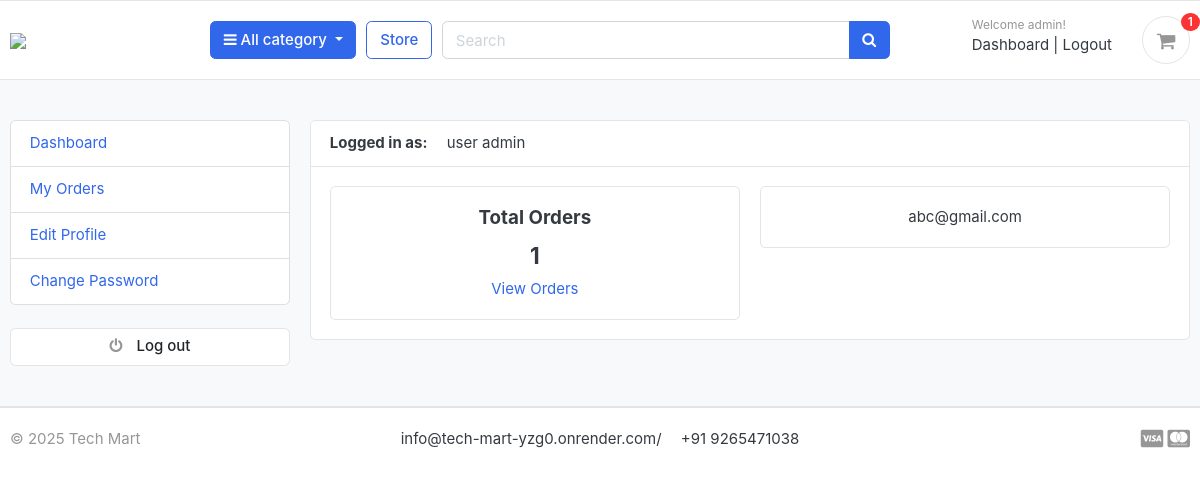
Screenshot of /accounts/dashboard/ (signed in) with the database file from the repository.
### accounts/models.py (models this page shows, shortened)
class Account(AbstractBaseUser):
    first_name    = models.CharField(max_length=50)
    last_name     = models.CharField(max_length=50)
    username      = models.CharField(max_length=50, unique=True)
    email         = models.EmailField(max_length=100, unique=True)
    phone_number  = models.CharField(max_length=50)
    date_joined   = models.DateTimeField(auto_now_add=True)
    last_login    = models.DateTimeField(auto_now_add=True)
    is_admin      = models.BooleanField(default=False)
    is_staff      = models.BooleanField(default=False)
    is_active     = models.BooleanField(default=False)
    is_superadmin      = models.BooleanField(default=False)
    USERNAME_FIELD = 'email'
    REQUIRED_FIELDS =  ['username','first_name','last_name']
    objects = MyAccountManager()
    def full_name(self):
        return f'{self.first_name} {self.last_name}'

### accounts/views.py (the view)
# urls.py: path('dashboard/', views.dashboard, name = 'dashboard'),
@login_required(login_url = 'login')
def dashboard(request):
    orders = Order.objects.filter(user_id=request.user.id, is_ordered=True).order_by('-created_at')
    orders_count = orders.count()
    userprofile = userProfile.objects.get_or_create(user_id=request.user.id)
    context = {
        'orders_count': orders_count,
        'userprofile': userprofile,
    }
    return render(request, 'accounts/dashboard.html', context)

### carts/context_processors.py (called while the page is built)
def counter(request):
    cart_count = 0
    if 'admin' in request.path:
        return {}
    else :
        try:
            cart = Cart.objects.filter(cart_id = _cart_id(request))
            if request.user.is_authenticated:
                cart_items = CartItem.objects.all().filter(user=request.user)
            else:
                cart_items = CartItem.objects.all().filter(cart=cart[:1])
            for cart_item in cart_items:
                cart_count += cart_item.quantity
        except Cart.DoesNotExist:
            cart_count = 0
    return dict(cart_count = cart_count)

### carts/views.py (called while the page is built)
def _cart_id(request):
    cart = request.session.session_key
    if not cart:
        cart = request.session.create()
    return cart

### category/context_processor.py (called while the page is built)
def menu_links(request):
    links = category.objects.all()
    return dict(links=links)

### category/models.py (called while the page is built)
    def get_url(self):
        return reverse('products_by_category', args=[self.slug])

### templates/accounts/dashboard.html (shortened to what this page needs)
{% extends 'base.html' %}
{% block content %}
<section class="section-conten padding-y bg">
<div class="container">
	<div class="row">
	{% include 'includes/dashboard_sidebar.html' %}
	<main class="col-md-9">
		<article class="card">
		<header class="card-header">
			<strong class="d-inline-block mr-3">Logged in as:</strong>
			<span>{{user.full_name}}</span>
		</header>
		<div class="card-body">
			<div class="row">
			<div class="col-md-6">
				<div class="card" style="text-align:center;">
					<div class="card-body">
						<h5 class="card-title">Total Orders</h5>
						<h4>{{orders_count}}</h4>
						<a href="{% url 'my_orders' %}">View Orders</a>
					</div>
				</div>
			</div>
			<div class="col-md-6">
				<div class="card" style="text-align:center;">
					<div class="card-body">
						<p class="mb-0">{{user.email}}</p>
					</div>
				</div>
			</div>
			</div>
		</div>
		</article>
	</main>
</div>
</div>
</section>
{% endblock %}

### templates/includes/navbar.html (shortened to what this page needs)
{% load static %}
<header class="section-header">
    <section class="header-main border-bottom">
        <div class="container">
    <div class="row align-items-center">
        <div class="col-lg-2 col-md-3 col-6">
            <a href="{% url "home" %}" class="brand-wrap">
                <img class="logo" src="{% static './images/logo1.png' %}">
            </a>
        </div>
        <div class="col-lg col-sm col-md col-6 flex-grow-0">
            <div class="category-wrap dropdown d-inline-block float-right">
                <button type="button" class="btn btn-primary dropdown-toggle" data-toggle="dropdown">
                    <i class="fa fa-bars"></i> All category
                </button>
            </div>
        </div>
        <a href="{% url "store" %}" class="btn btn-outline-primary">Store</a>
        <div class="col-lg  col-md-6 col-sm-12 col">
            <form action="{% url 'search'%}" class="search" method="GET">
                <div class="input-group w-100">
                    <input type="text" class="form-control" style="width:60%;" placeholder="Search" name="keyword">
                    <div class="input-group-append">
                      <button class="btn btn-primary" type="submit">
                        <i class="fa fa-search"></i>
                      </button>
                    </div>
                </div>
            </form>
        </div>
        <div class="col-lg-3 col-sm-6 col-8 order-2 order-lg-3">
                    <div class="d-flex justify-content-end mb-3 mb-lg-0">
                        {% if user.id is None %}
                        <div class="widget-header">
                            <small class="title text-muted">Welcome guest!</small>
                            <div>
                                <a href="{%url 'login'%}">Sign in</a> <span class="dark-transp"> | </span>
                                <a href="{% url 'register' %}"> Register</a>
                            </div>
                        </div>
                        {% else %}
                        <div class="widget-header">
                            <small class="title text-muted">Welcome {{ user.username }}!</small>
                            <div>
                                <a href="{% url "dashboard" %}">Dashboard</a><span class="dark-transp"> | </span>
                                <a href="{% url 'logout' %}"> Logout</a>
                            </div>
                        </div>
                        {% endif %}
                        <a href="{% url "cart" %}" class="widget-header pl-3 ml-3">
                            <div class="icon icon-sm rounded-circle border"><i class="fa fa-shopping-cart"></i></div>
                            <span class="badge badge-pill badge-danger notify">{{cart_count}}</span>
                        </a>
                    </div>
                </div>
    </div>
        </div>
    </section>
    </header>

### electronic_bazaar/static/css/ui.css (style rules this page uses)
html { font-family: "Inter", sans-serif; font-size: 15px; }
.icon-xs, .icon-sm, .icon-md, .icon-lg { display: inline-block; text-align: center; flex-shrink: 0; flex-grow: 0; }
.icon-sm { width: 48px; height: 48px; line-height: 48px !important; font-size: 20px; }
.padding-y { padding-top: 40px; padding-bottom: 40px; }
article:after, .form-group:after { display: block; clear: both; content: ""; }
.bg { background-color: #f8f9fa; }
.header-main { position: relative; padding-top: 1rem; padding-bottom: 1rem; }
.brand-wrap .logo, .navbar-brand .logo { margin-right: 7px; max-height: 42px; display: inline-block; }
.widget-header { display: inline-block; vertical-align: middle; position: relative; }
.widget-header a { color: #343a40; }
.widget-header i { color: #969696; }
.widget-header .title { display: block; }
.widget-header .notify { position: absolute; top: -3px; right: -10px; }
.notify { position: absolute; top: -4px; right: -10px; display: inline-block; padding: 0.25em 0.6em; font-size: 12px; line-height: 1; text-align: center; border-radius: 3rem; color: #fff; background-color: #fa3434; }

### rows the page displays
Account: username "admin", full_name "user admin", email "abc@gmail.com"

### other values shown
{{ cart_count }} "1"
{{ orders_count }} "1"
